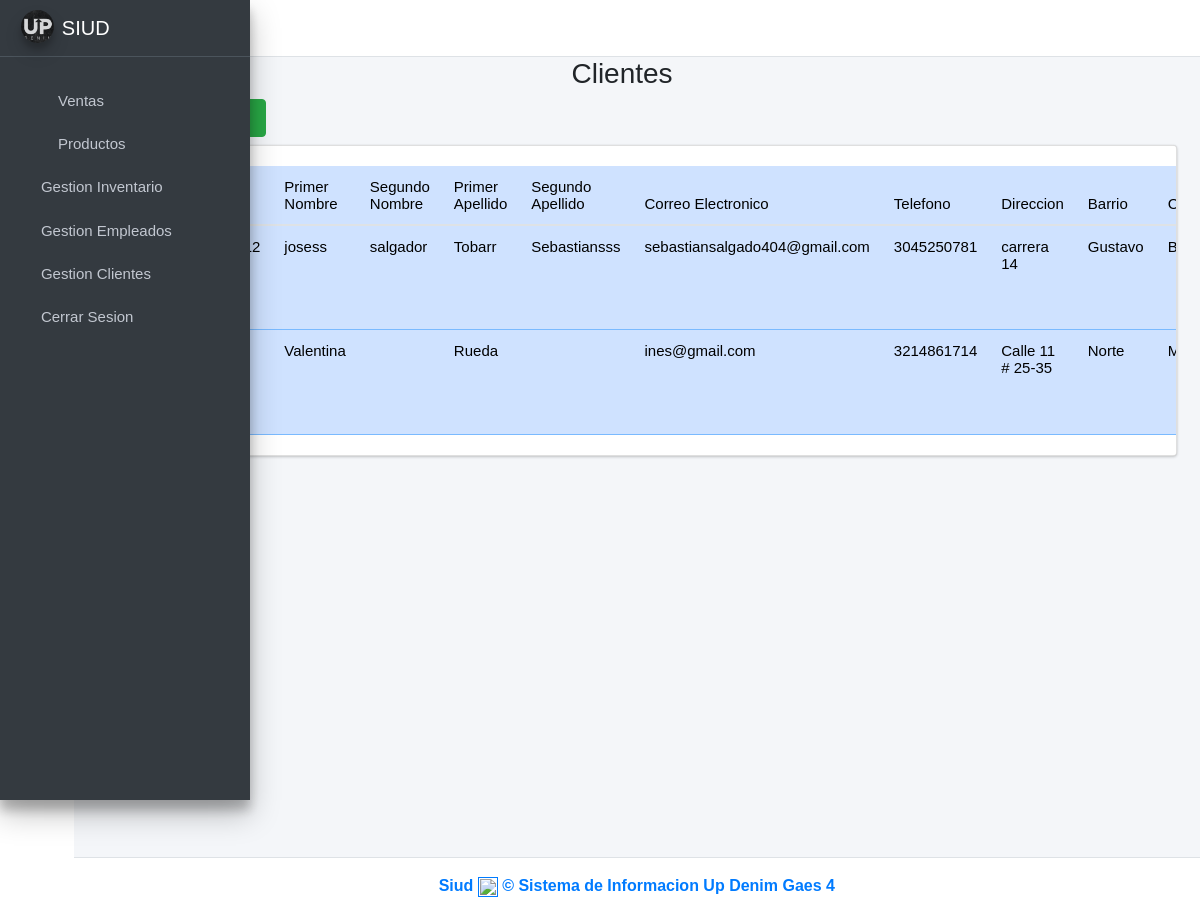
Page /clientes/ (signed in) on the earlier database version.
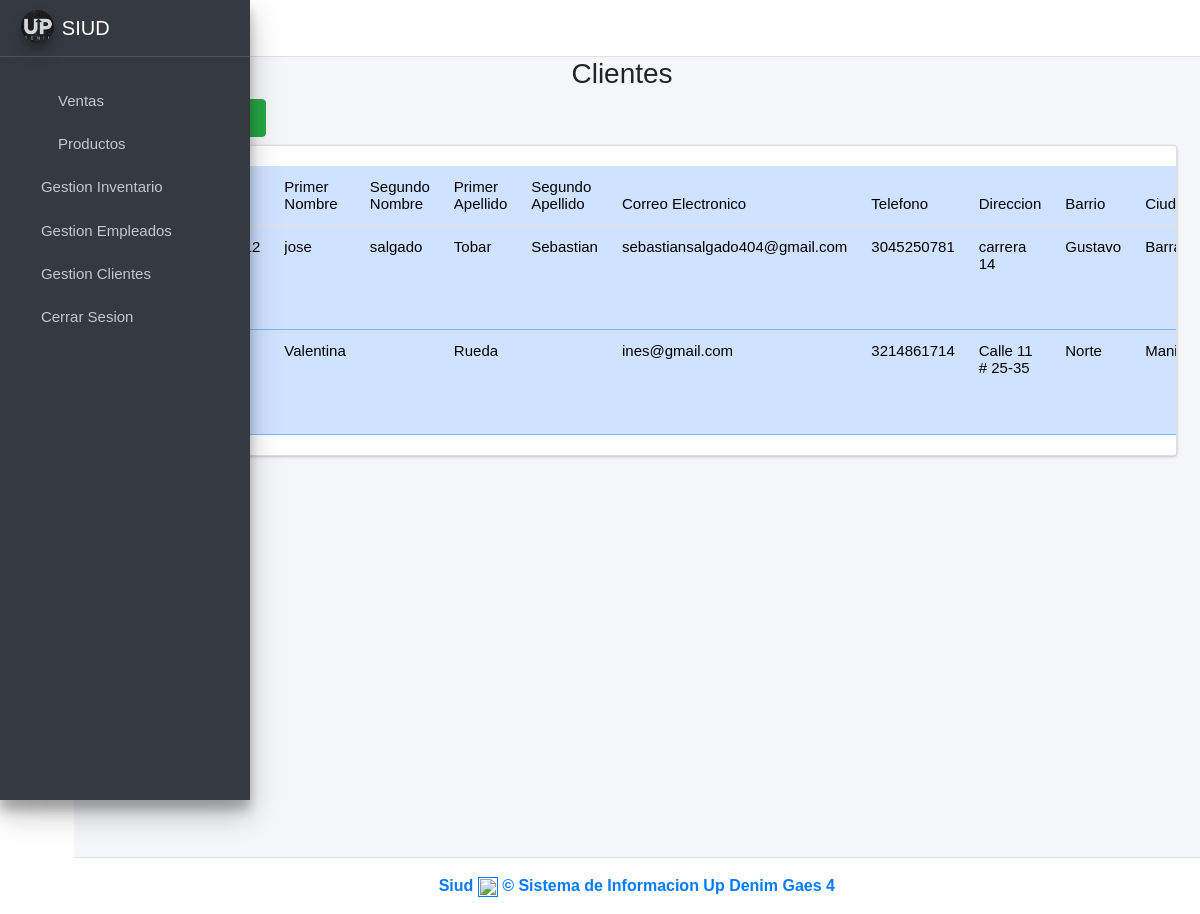
Same page on the later database version.
### ventas/models.py (models this page shows, shortened)
class Cliente(models.Model):
    cod_cliente = models.IntegerField(primary_key=True, unique=True, blank=False, null=False)
    cupo_credito = models.IntegerField()
    iddocumento = models.ForeignKey(Persona, on_delete=models.CASCADE)
    idtipo_comercio = models.ForeignKey(TipoComercio, on_delete=models.CASCADE)
    idtipo_cliente = models.ForeignKey(TipoCliente,on_delete=models.CASCADE)
    created = models.DateTimeField(auto_now_add=True)
    updated = models.DateTimeField(auto_now_add=True)
    class Meta:
        verbose_name = 'cliente'
        verbose_name_plural = 'clientes'

class Persona(models.Model):
    documentoidentidad = models.IntegerField(primary_key=True, unique=True, blank=False, null=False)
    primer_nombre = models.CharField(max_length=45, null=False, blank=False)
    segundo_nombre = models.CharField(max_length=45, blank=True, null=True)
    primer_apellido = models.CharField(max_length=45, null=False, blank=False)
    segundo_apellido = models.CharField(max_length=45, blank=True, null=True)
    genero = models.CharField(max_length=20, null=False, blank=False)
    idcontacto = models.OneToOneField(Contacto, on_delete=models.CASCADE)
    iddireccion = models.OneToOneField(Direccion, on_delete=models.CASCADE)
    created = models.DateTimeField(auto_now_add=True)
    updated = models.DateTimeField(auto_now_add=True)
    class Meta:
        verbose_name = 'persona'
        verbose_name_plural = 'personas'

class Contacto(models.Model):
    idcontacto = models.AutoField(primary_key=True)
    telefono = models.CharField(max_length=20, unique=True)
    correo = models.EmailField(max_length=60, unique=True)
    class Meta:
        verbose_name = 'contacto'
        verbose_name_plural = 'contactos'

class Direccion(models.Model):
    iddireccion = models.AutoField(primary_key=True)
    direccion = models.CharField(max_length=60)
    barrio = models.CharField(max_length=45)
    idciudad = models.ForeignKey(Ciudad, on_delete=models.CASCADE)
    class Meta:
        verbose_name = 'direccion'
        verbose_name_plural = 'direcciones'

class Ciudad(models.Model):
    idciudad = models.AutoField(primary_key=True)
    ciudad = models.CharField(max_length=45, blank=False, null=False)
    class Meta:
        verbose_name = 'Ciudad'
        verbose_name_plural = 'Ciudades'
    def __str__(self):
        return f"{self.ciudad}"

### ventas/views.py (the view)
# urls.py: path('clientes/', views.clientes_vista, name='Clientes'),
@login_required
def clientes_vista(request):
    if not request.user.is_staff:
        return render(request,"home.html")
    clientes = Cliente.objects.all()
    personas = Persona.objects.all()
    tiposcomercio = TipoComercio.objects.all()
    tiposcliente = TipoCliente.objects.all()
    form_personal = AgregarClienteForm()
    form_editar = EditarClienteForm()
    context ={
        'clientes' : clientes,
        'form_personal' : form_personal,
        'form_editar' : form_editar,
        'personas' : personas,
        'tiposcomercio' : tiposcomercio,
        'tiposcliente': tiposcliente
    }
    return render(request, 'clientes.html', context)

### ventas/models.py (called while the page is built)
    def __str__(self):
        return f"{self.tipo_cliente}"

    def __str__(self):
        return f"{self.tipo_comercio}"

### ventas/templates/clientes.html (shortened to what this page needs)
{% extends "base.html" %}
{% load static %}
{% load widget_tweaks %}
{% block content %}
<link rel="stylesheet" href="{% static 'index/css/b4.css' %}">
<div class="row">
    <div class="col-md-12">
        <h3 class="text-center">Clientes   <i class="fas fa-users"></i></h3>
        <div class="col-md-3 pb-2">
            <a href="#AgregarPersonalModal"
                data-toggle="modal" data-dismiss="modal">
                <button type="button" class="btn btn-success">
                </button>
            </a>
        </div>
        <div class="card card-body" style="overflow:scroll">
            <table class="table table-hover table-primary" id="myTable">
                <thead>
                    <tr>
                        <th># ID</th>
                        <th>Documento Identidad</th>
                        <th>Primer Nombre</th>
                        <th>Segundo Nombre</th>
                        <th>Primer Apellido</th>
                        <th>Segundo Apellido</th>
                        <th>Correo Electronico</th>
                        <th>Telefono</th>
                        <th>Direccion</th>
                        <th>Barrio</th>
                        <th>Ciudad</th>
                    </tr>
                </thead>
                <tbody class="text-dark">
                    {% for i in clientes %}
                    <tr>
                        <td>{{forloop.counter}}</td>
                        <td>{{i.iddocumento.documentoidentidad}}</td>
                        <td>{{i.iddocumento.primer_nombre}}</td>
                        <td>{{i.iddocumento.segundo_nombre}}</td>
                        <td>{{i.iddocumento.primer_apellido}}</td>
                        <td>{{i.iddocumento.segundo_apellido}}</td>
                        <td>{{i.iddocumento.idcontacto.correo}}</td>
                        <td>{{i.iddocumento.idcontacto.telefono}}</td>
                        <td>{{i.iddocumento.iddireccion.direccion}}</td>
                        <td>{{i.iddocumento.iddireccion.barrio}}</td>
                        <td>{{i.iddocumento.iddireccion.idciudad.ciudad}}</td>
                    </tr>
                    {% endfor %}
                </tbody>
            </table>
        </div>
    </div>
</div>
{% endblock %}

Differences in the rows shown:
changed through a linked row, Cliente "sebastiansalgado404@gmail.com": iddocumento.primer_nombre "josess" → "jose"; iddocumento.segundo_nombre "salgador" → "salgado"; iddocumento.primer_apellido "Tobarr" → "Tobar"; iddocumento.segundo_apellido "Sebastiansss" → "Sebastian"
